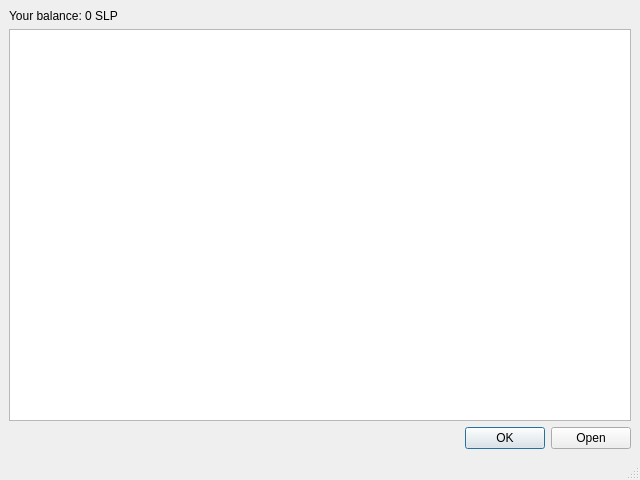
<?xml version="1.0" encoding="UTF-8"?>
<ui version="4.0">
 <class>MainWindow</class>
 <widget class="QMainWindow" name="MainWindow">
  <property name="geometry">
   <rect>
    <x>0</x>
    <y>0</y>
    <width>640</width>
    <height>480</height>
   </rect>
  </property>
  <property name="sizePolicy">
   <sizepolicy hsizetype="Preferred" vsizetype="Preferred">
    <horstretch>0</horstretch>
    <verstretch>0</verstretch>
   </sizepolicy>
  </property>
  <property name="windowTitle">
   <string>MainWindow</string>
  </property>
  <widget class="QWidget" name="centralwidget">
   <layout class="QVBoxLayout" name="verticalLayout">
    <item>
     <widget class="QLabel" name="label">
      <property name="text">
       <string>Your balance: 0 SLP</string>
      </property>
     </widget>
    </item>
    <item>
     <widget class="QTableView" name="tableView"/>
    </item>
    <item>
     <widget class="QDialogButtonBox" name="buttonBox">
      <property name="standardButtons">
       <set>QDialogButtonBox::Ok|QDialogButtonBox::Open</set>
      </property>
     </widget>
    </item>
   </layout>
  </widget>
  <widget class="QMenuBar" name="menubar">
   <property name="geometry">
    <rect>
     <x>0</x>
     <y>0</y>
     <width>640</width>
     <height>24</height>
    </rect>
   </property>
  </widget>
  <widget class="QStatusBar" name="statusbar"/>
 </widget>
 <resources/>
 <connections/>
</ui>
